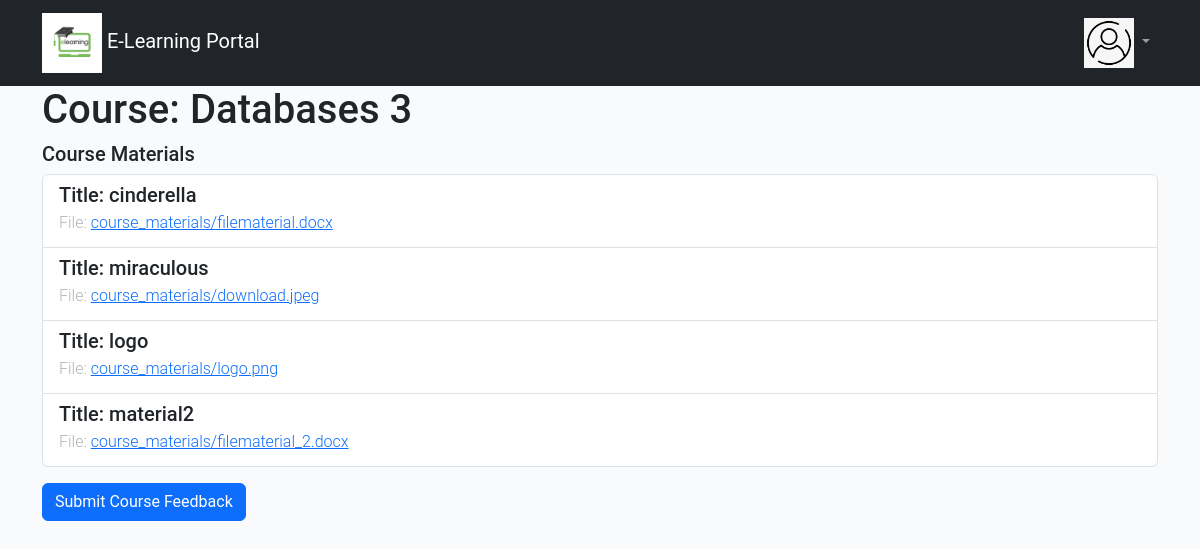
Page /student/course_material/6/ on the committed database.
### elearn/models.py (models this page shows, shortened)
class Course(models.Model):
    name = models.CharField(max_length=100)
    description = models.TextField(default="Description of Course")

class CourseMaterial(models.Model):
    name = models.CharField(max_length=255)
    file = models.FileField(upload_to='course_materials/')
    course= models.ForeignKey(Course, on_delete=models.CASCADE,default=1)

### elearn/views.py (the view)
# urls.py: path('student/course_material/<int:course_id>/', views.student_course_material, name='student_course_material'),
def student_course_material(request, course_id):
    course = get_object_or_404(Course, pk=course_id)
    course_materials = course.coursematerial_set.all()
    return render(request, 'elearn/student_course_material.html', {'course': course, 'course_materials': course_materials})

### elearn/templates/elearn/student_course_material.html
{% extends './base.html' %}
{% block content %}
<div class="container">
    <h1>Course: {{ course.name }}</h1>
    <h2>Course Materials</h2>
    <ul class="list-group">
        {% for material in course_materials %}
        <li class="list-group-item">
            <h5 class="mb-1">Title: {{ material.name }}</h5>
            <p class="mb-1">File: <a href="{{ material.file.url }}">{{ material.file.name }}</a></p>
        </li>
        {% empty %}
        <li class="list-group-item">No course materials found.</li>
        {% endfor %}
    </ul>
    <a href="{% url  'student_feedback_form' course.id %}" class="btn btn-primary mt-3">Submit Course Feedback</a>
</div>
{% endblock %}

### elearn/static/css/style.css (style rules this page uses)
body { font-family: "Roboto", sans-serif; background-color: #f8fafb; }
p { color: #b3b3b3; font-weight: 300; }
h1, h2, h3, h4, h5, h6, .h1, .h2, .h3, .h4, .h5, .h6 { font-family: "Roboto", sans-serif; }
a { -webkit-transition: .3s all ease; -o-transition: .3s all ease; transition: .3s all ease; }
h2 { font-size: 20px; }

### rows in the picture
Course: name "Databases 3"
CourseMaterial: name "cinderella", file.name "course_materials/filematerial.docx"
CourseMaterial: name "miraculous", file.name "course_materials/download.jpeg"
CourseMaterial: name "logo", file.name "course_materials/logo.png"
CourseMaterial: name "material2", file.name "course_materials/filematerial_2.docx"
